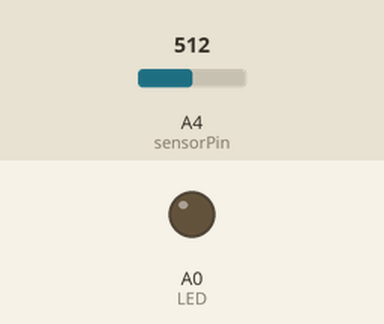
Simulated run of this sketch. Board: Arduino Uno, built with avr-gcc and run on an emulated ATmega328P. Parts: output pins drawn as LEDs (lit = HIGH). The test bench sets the inputs (shaded band); at power-on: A4 (sensorPin) = 512. What the sketch prints to the serial monitor is not drawn.

Above: at 0.15 s.
Timing chart, 0 to 1.8 s (numbered marks = the images above):
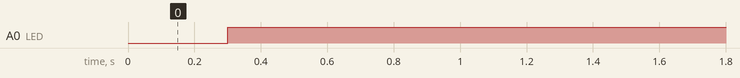

Measured:
- by itself, A0 (LED): LOW → HIGH at 0.30 s

The sketch:

soundSensor.ino
```cpp
#define sensorPin A4
#define LED A0

int value = 0;    //set value to 0
void setup()
{
 Serial.begin(9600); //set the baud rate to 9600
 pinMode(sensorPin, INPUT);
 pinMode(LED, OUTPUT);
}
void loop()
{
value = analogRead(sensorPin);  //set the value as the value read from A0
Serial.println(value, DEC);  //print the value and line wrap
delay(300);  //delay 0.2S

if (value > 40){
  analogWrite(LED, 255);
}

else analogWrite(LED, 0);
delay(500);
}
```
